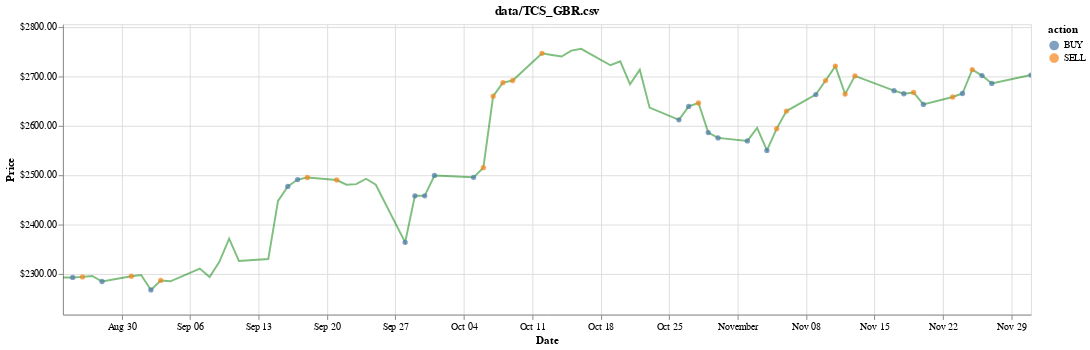

Notebook code cell kept with this figure:
### Code cell
chart = visualize(df, history, title=test_stock)
chart

### Figure 1 — Vega-Lite specification as saved in the notebook (floating-point values rounded to 4 significant figures)
{"config": {"view": {"continuousWidth": 400, "continuousHeight": 300}}, "layer": [{"mark": {"type": "line", "color": "green", "opacity": 0.5}, "encoding": {"x": {"type": "temporal", "field": "date"}, "y": {"type": "quantitative", "axis": {"format": "$.2f", "title": "Price"}, "field": "position", "scale": {"clamp": true, "domain": [2217.0, 2806.0]}}}, "selection": {"selector007": {"type": "interval", "bind": "scales", "encodings": ["x"]}}}, {"mark": {"type": "point", "filled": true}, "encoding": {"color": {"type": "nominal", "field": "action"}, "x": {"type": "temporal", "axis": {"title": "Date"}, "field": "date"}, "y": {"type": "quantitative", "axis": {"format": "$.2f", "title": "Price"}, "field": "position", "scale": {"clamp": true, "domain": [2217.0, 2806.0]}}}, "selection": {"selector008": {"type": "interval", "bind": "scales", "encodings": ["x"]}}, "transform": [{"filter": "(datum.action !== 'HOLD')"}]}], "data": {"name": "data-6e04fc9998f4df3a577570ddfb84c301"}, "height": 300, "title": "data/TCS_GBR.csv", "width": 1000, "$schema": "https://vega.github.io/schema/vega-lite/v4.8.1.json", "datasets": {"data-6e04fc9998f4df3a577570ddfb84c301": [{"date": "2020-08-24T00:00:00", "actual": 2292.0, "position": 2292.0, "action": "HOLD"}, {"date": "2020-08-25T00:00:00", "actual": 2293.0, "position": 2292.0, "action": "BUY"}, {"date": "2020-08-26T00:00:00", "actual": 2295.0, "position": 2293.0, "action": "SELL"}, {"date": "2020-08-27T00:00:00", "actual": 2284.0, "position": 2295.0, "action": "HOLD"}, {"date": "2020-08-28T00:00:00", "actual": 2294.0, "position": 2284.0, "action": "BUY"}, {"date": "2020-08-31T00:00:00", "actual": 2297.0, "position": 2294.0, "action": "SELL"}, {"date": "2020-09-01T00:00:00", "actual": 2267.0, "position": 2297.0, "action": "HOLD"}, {"date": "2020-09-02T00:00:00", "actual": 2286.0, "position": 2267.0, "action": "BUY"}, {"date": "2020-09-03T00:00:00", "actual": 2284.0, "position": 2286.0, "action": "SELL"}, {"date": "2020-09-04T00:00:00", "actual": 2310.0, "position": 2284.0, "action": "HOLD"}, {"date": "2020-09-07T00:00:00", "actual": 2293.0, "position": 2310.0, "action": "HOLD"}, {"date": "2020-09-08T00:00:00", "actual": 2324.0, "position": 2293.0, "action": "HOLD"}, {"date": "2020-09-09T00:00:00", "actual": 2371.0, "position": 2324.0, "action": "HOLD"}, {"date": "2020-09-10T00:00:00", "actual": 2326.0, "position": 2371.0, "action": "HOLD"}, {"date": "2020-09-11T00:00:00", "actual": 2329.0, "position": 2326.0, "action": "HOLD"}, {"date": "2020-09-14T00:00:00", "actual": 2447.0, "position": 2329.0, "action": "HOLD"}, {"date": "2020-09-15T00:00:00", "actual": 2477.0, "position": 2447.0, "action": "HOLD"}, {"date": "2020-09-16T00:00:00", "actual": 2491.0, "position": 2477.0, "action": "BUY"}, {"date": "2020-09-17T00:00:00", "actual": 2495.0, "position": 2491.0, "action": "BUY"}, {"date": "2020-09-18T00:00:00", "actual": 2490.0, "position": 2495.0, "action": "SELL"}, {"date": "2020-09-21T00:00:00", "actual": 2480.0, "position": 2490.0, "action": "SELL"}, {"date": "2020-09-22T00:00:00", "actual": 2481.0, "position": 2480.0, "action": "HOLD"}, {"date": "2020-09-23T00:00:00", "actual": 2492.0, "position": 2481.0, "action": "HOLD"}, {"date": "2020-09-24T00:00:00", "actual": 2480.0, "position": 2492.0, "action": "HOLD"}, {"date": "2020-09-25T00:00:00", "actual": 2363.0, "position": 2480.0, "action": "HOLD"}, {"date": "2020-09-28T00:00:00", "actual": 2458.0, "position": 2363.0, "action": "BUY"}, {"date": "2020-09-29T00:00:00", "actual": 2458.0, "position": 2458.0, "action": "BUY"}, {"date": "2020-09-30T00:00:00", "actual": 2499.0, "position": 2458.0, "action": "BUY"}, {"date": "2020-10-01T00:00:00", "actual": 2495.0, "position": 2499.0, "action": "BUY"}, {"date": "2020-10-05T00:00:00", "actual": 2515.0, "position": 2495.0, "action": "BUY"}, {"date": "2020-10-06T00:00:00", "actual": 2660.0, "position": 2515.0, "action": "SELL"}, {"date": "2020-10-07T00:00:00", "actual": 2687.0, "position": 2660.0, "action": "SELL"}, {"date": "2020-10-08T00:00:00", "actual": 2692.0, "position": 2687.0, "action": "SELL"}, {"date": "2020-10-09T00:00:00", "actual": 2747.0, "position": 2692.0, "action": "SELL"}, {"date": "2020-10-12T00:00:00", "actual": 2743.0, "position": 2747.0, "action": "SELL"}, {"date": "2020-10-13T00:00:00", "actual": 2740.0, "position": 2743.0, "action": "HOLD"}, {"date": "2020-10-14T00:00:00", "actual": 2752.0, "position": 2740.0, "action": "HOLD"}, {"date": "2020-10-15T00:00:00", "actual": 2756.0, "position": 2752.0, "action": "HOLD"}, {"date": "2020-10-16T00:00:00", "actual": 2723.0, "position": 2756.0, "action": "HOLD"}, {"date": "2020-10-19T00:00:00", "actual": 2730.0, "position": 2723.0, "action": "HOLD"}, {"date": "2020-10-20T00:00:00", "actual": 2684.0, "position": 2730.0, "action": "HOLD"}, {"date": "2020-10-21T00:00:00", "actual": 2714.0, "position": 2684.0, "action": "HOLD"}, {"date": "2020-10-22T00:00:00", "actual": 2636.0, "position": 2714.0, "action": "HOLD"}, {"date": "2020-10-23T00:00:00", "actual": 2612.0, "position": 2636.0, "action": "HOLD"}, {"date": "2020-10-26T00:00:00", "actual": 2639.0, "position": 2612.0, "action": "BUY"}, {"date": "2020-10-27T00:00:00", "actual": 2646.0, "position": 2639.0, "action": "BUY"}, {"date": "2020-10-28T00:00:00", "actual": 2586.0, "position": 2646.0, "action": "SELL"}, {"date": "2020-10-29T00:00:00", "actual": 2575.0, "position": 2586.0, "action": "BUY"}, {"date": "2020-10-30T00:00:00", "actual": 2569.0, "position": 2575.0, "action": "BUY"}, {"date": "2020-11-02T00:00:00", "actual": 2595.0, "position": 2569.0, "action": "BUY"}, {"date": "2020-11-03T00:00:00", "actual": 2550.0, "position": 2595.0, "action": "HOLD"}, {"date": "2020-11-04T00:00:00", "actual": 2594.0, "position": 2550.0, "action": "BUY"}, {"date": "2020-11-05T00:00:00", "actual": 2630.0, "position": 2594.0, "action": "SELL"}, {"date": "2020-11-06T00:00:00", "actual": 2663.0, "position": 2630.0, "action": "SELL"}, {"date": "2020-11-09T00:00:00", "actual": 2692.0, "position": 2663.0, "action": "BUY"}, {"date": "2020-11-10T00:00:00", "actual": 2721.0, "position": 2692.0, "action": "SELL"}, {"date": "2020-11-11T00:00:00", "actual": 2664.0, "position": 2721.0, "action": "SELL"}, {"date": "2020-11-12T00:00:00", "actual": 2701.0, "position": 2664.0, "action": "SELL"}, {"date": "2020-11-13T00:00:00", "actual": 2671.0, "position": 2701.0, "action": "SELL"}, {"date": "2020-11-17T00:00:00", "actual": 2665.0, "position": 2671.0, "action": "BUY"}, {"date": "2020-11-18T00:00:00", "actual": 2667.0, "position": 2665.0, "action": "BUY"}, {"date": "2020-11-19T00:00:00", "actual": 2643.0, "position": 2667.0, "action": "SELL"}, {"date": "2020-11-20T00:00:00", "actual": 2658.0, "position": 2643.0, "action": "BUY"}, {"date": "2020-11-23T00:00:00", "actual": 2665.0, "position": 2658.0, "action": "SELL"}, {"date": "2020-11-24T00:00:00", "actual": 2714.0, "position": 2665.0, "action": "BUY"}, {"date": "2020-11-25T00:00:00", "actual": 2702.0, "position": 2714.0, "action": "SELL"}, {"date": "2020-11-26T00:00:00", "actual": 2686.0, "position": 2702.0, "action": "BUY"}, {"date": "2020-11-27T00:00:00", "actual": 2703.0, "position": 2686.0, "action": "BUY"}, {"date": "2020-12-01T00:00:00", "actual": 2671.0, "position": 2703.0, "action": "BUY"}]}}
